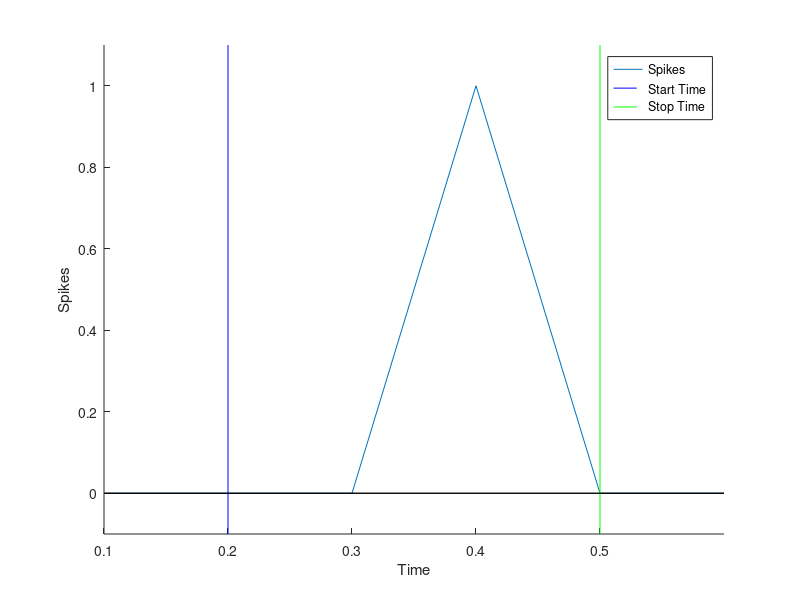

The MATLAB script that drew this image:

clear; clf; hold on;

% Example data
t = [0.1 0.2 0.3 0.4 0.5 0.6];  % Time array
spikes = [0 0 0 1 0 0];         % Spike data
start_time = 0.2;              % Start time of the interval
stop_time = 0.5;               % Stop time of the interval

% Plot the spikes
%stem(t, spikes, 'r', 'Marker', 'none');  % 'r' for red color, 'Marker', 'none' to remove markers
plot(t, spikes);
hold on;

% Use stem to indicate start and stop times
stem([start_time start_time], [-0.1 1.1], 'b', 'Marker', 'none'); % Start time
stem([stop_time stop_time], [-0.1 1.1], 'g', 'Marker', 'none');   % Stop time

% Set axis limits and labels
xlim([min(t) max(t)]);
ylim([-0.1 1.1]);
xlabel('Time');
ylabel('Spikes');

% Add legends
legend('Spikes', 'Start Time', 'Stop Time');

% Hold off to end the current plot
hold off;